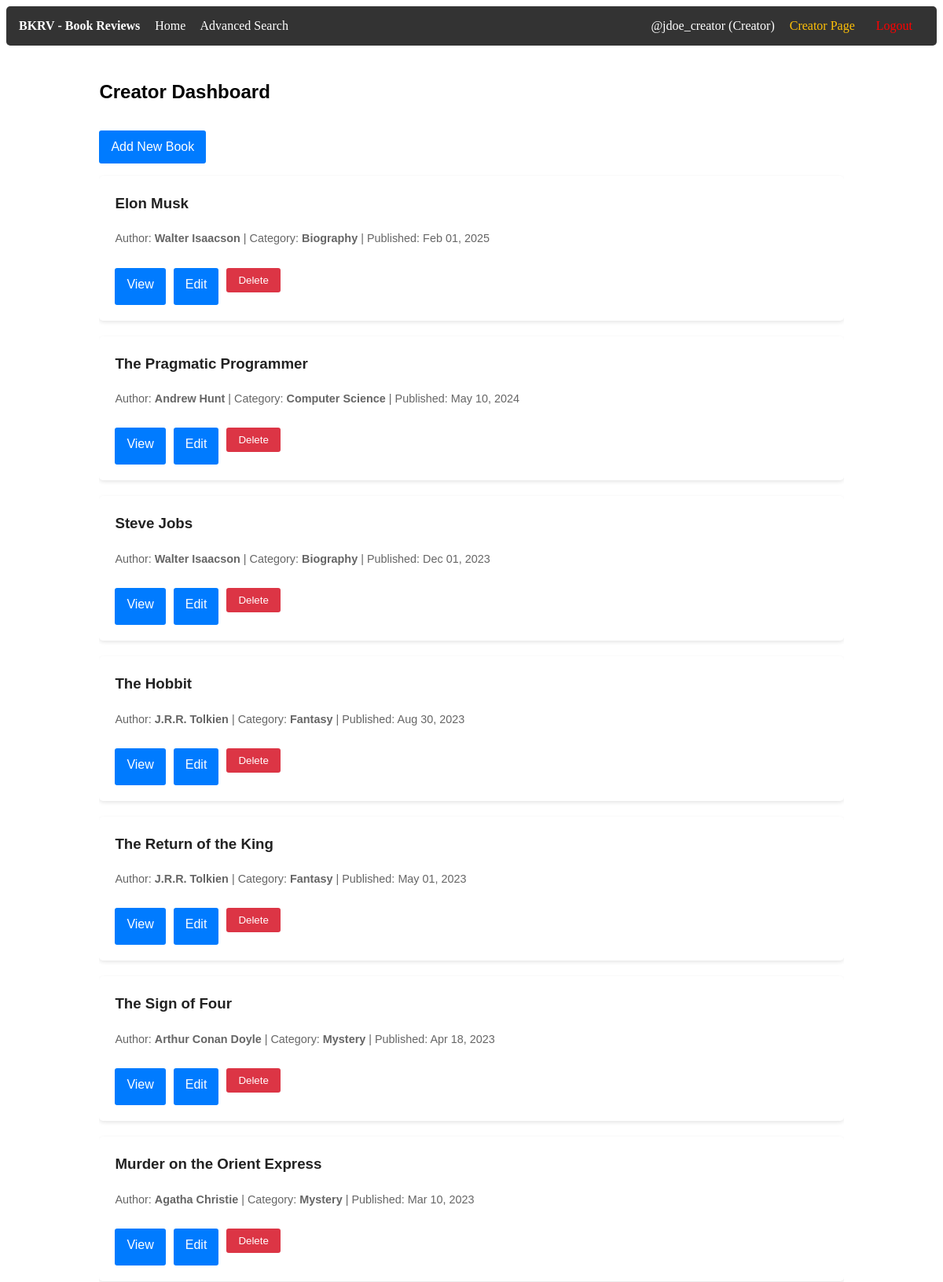
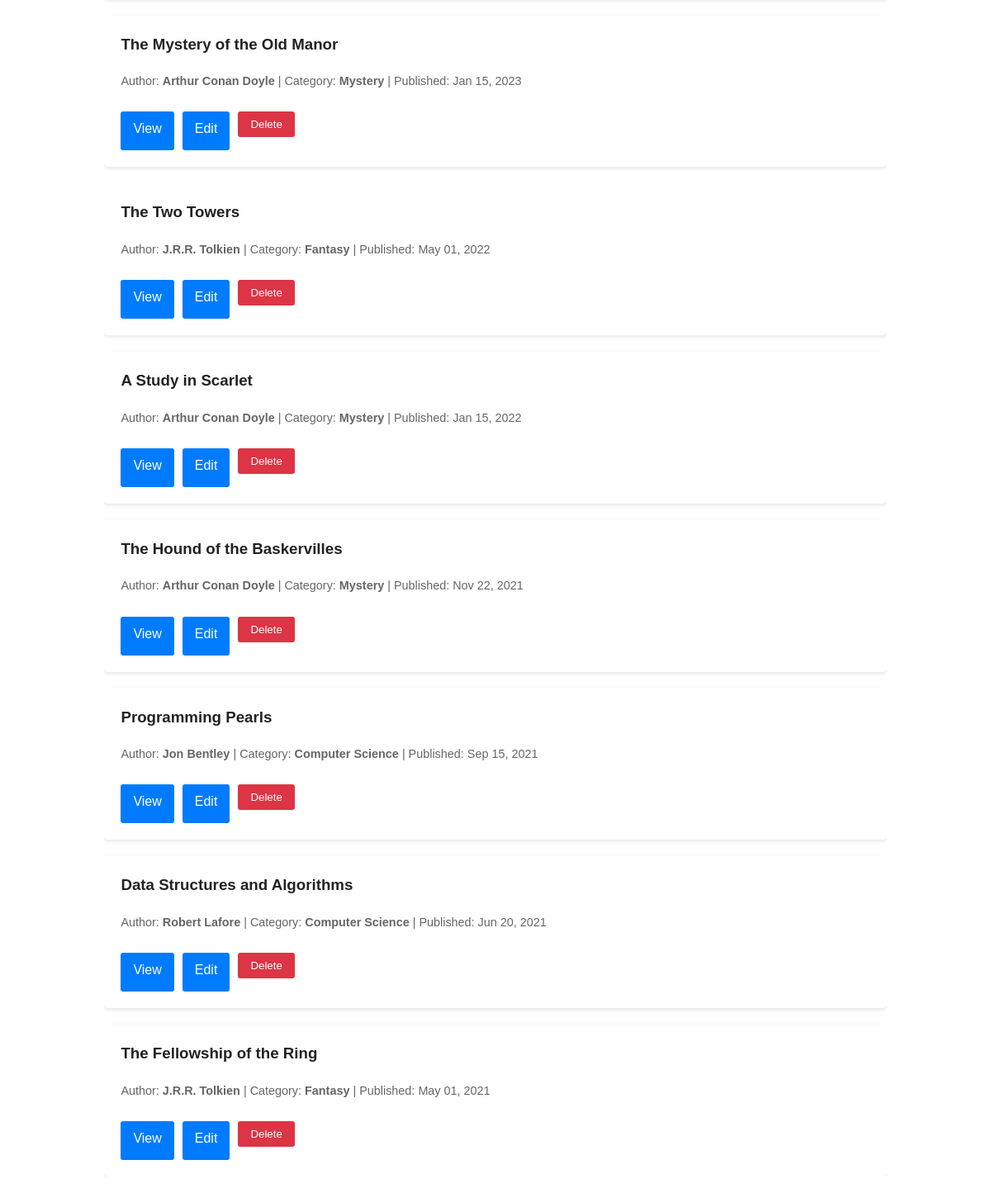
Screenshot of /NetBeansProject/CreatorPage.php (signed in) with the database file from the repository (2 pictures, top to bottom).
### tables this page shows
CREATE TABLE dbProj_books
(
    book_id INT AUTO_INCREMENT NOT NULL,

    creator_id INT NULL,

    title VARCHAR(255) NOT NULL,
    author_name VARCHAR(255) NOT NULL,

    short_description VARCHAR(500) NOT NULL,

    category VARCHAR(100) NULL,

    image_url VARCHAR(255) NULL,
    media_url VARCHAR(255) NULL,

    publish_date DATETIME DEFAULT CURRENT_TIMESTAMP,

    created_at TIMESTAMP DEFAULT CURRENT_TIMESTAMP,
    updated_at TIMESTAMP DEFAULT CURRENT_TIMESTAMP
               ON UPDATE CURRENT_TIMESTAMP,

    PRIMARY KEY (book_id),

    INDEX idx_creator (creator_id),
    INDEX idx_author (author_name),
    INDEX idx_category (category),
    INDEX idx_publish_date (publish_date),

    FULLTEXT KEY fx_search_idx
    (
        title,
        author_name,
        short_description,
        category
    ),

    CONSTRAINT FK_dbProj_users_TO_dbProj_books
    FOREIGN KEY (creator_id)
    REFERENCES dbProj_users(user_id)
    ON DELETE SET NULL
    ON UPDATE CASCADE

);

### NetBeansProject/CreatorPage.php (the view, shortened to what this page needs)
<?php
include 'PageHeader.php';
$creator_id = $_SESSION['user_id'];
$query = "SELECT book_id, title, author_name, category, publish_date
          FROM dbProj_books
          WHERE creator_id = ?
          ORDER BY publish_date DESC";
$stmt = mysqli_prepare($conn, $query);
mysqli_stmt_bind_param($stmt, "i", $creator_id);
mysqli_stmt_execute($stmt);
$result = mysqli_stmt_get_result($stmt);
?>
<div class="hp-container">
    <h2>Creator Dashboard</h2>
    <p>
        <a href="AddBook.php" class="hp-view-more-btn">Add New Book</a>
    </p>
    <div class="hp-book-list">
        <?php if ($result && mysqli_num_rows($result) > 0): ?>
            <?php while ($row = mysqli_fetch_assoc($result)): ?>
                <div class="hp-book-card">
                    <div class="hp-book-details">
                        <h3 class="hp-book-title">
                            <?php echo htmlspecialchars($row['title']); ?>
                        </h3>
                        <div class="hp-meta-info">
                            Author:
                            <strong><?php echo htmlspecialchars($row['author_name']); ?></strong>
                            |
                            Category:
                            <strong><?php echo htmlspecialchars($row['category'] ?? 'Uncategorized'); ?></strong>
                            |
                            Published:
                            <?php echo date('M d, Y', strtotime($row['publish_date'])); ?>
                        </div>
                        <div style="margin-top: 15px; display:flex; gap:10px; flex-wrap:wrap;">
                            <a href="BookComments.php?id=<?php echo $row['book_id']; ?>" class="hp-view-more-btn">View</a>
                            <a href="EditBook.php?id=<?php echo $row['book_id']; ?>" class="hp-view-more-btn">Edit</a>
                            <form method="POST" style="display:inline;" onsubmit="return confirm('Are you sure you want to delete this book?');">
                                <button type="submit" class="hp-view-more-btn" style="background:#dc3545;border:none;cursor:pointer;">
                                    Delete
                                </button>
                            </form>
                        </div>
                    </div>
                </div>
            <?php endwhile; ?>
        <?php else: ?>
            <p>You have not uploaded any books yet.</p>
        <?php endif; ?>
    </div>
</div>

### NetBeansProject/MainStyles.css (style rules this page uses)
.hp-container { width: 80%; margin: 20px auto; overflow: hidden; font-family: Arial, sans-serif; line-height: 1.6; }
.hp-book-list { display: grid; grid-template-columns: 1fr; gap: 20px; }
.hp-book-card { background: #fff; padding: 20px; border-radius: 5px; box-shadow: 0 2px 5px rgba(0,0,0,0.1); display: flex; gap: 20px; }
.hp-book-details { flex: 1; }
.hp-book-title { margin-top: 0; color: #222; }
.hp-meta-info { font-size: 0.9rem; color: #666; margin-bottom: 10px; }
.hp-view-more-btn { display: inline-block; background: #007BFF; color: white; padding: 8px 15px; text-decoration: none; border-radius: 3px; margin-top: 10px; }

### rows the page displays
dbproj_books: title "Elon Musk", author_name "Walter Isaacson", category "Biography", publish_date "Feb 01, 2025"
dbproj_books: title "The Pragmatic Programmer", author_name "Andrew Hunt", category "Computer Science", publish_date "May 10, 2024"
dbproj_books: title "Steve Jobs", author_name "Walter Isaacson", category "Biography", publish_date "Dec 01, 2023"
dbproj_books: title "The Hobbit", author_name "J.R.R. Tolkien", category "Fantasy", publish_date "Aug 30, 2023"
dbproj_books: title "The Return of the King", author_name "J.R.R. Tolkien", category "Fantasy", publish_date "May 01, 2023"
dbproj_books: title "The Sign of Four", author_name "Arthur Conan Doyle", category "Mystery", publish_date "Apr 18, 2023"
dbproj_books: title "Murder on the Orient Express", author_name "Agatha Christie", category "Mystery", publish_date "Mar 10, 2023"
dbproj_books: title "The Mystery of the Old Manor", author_name "Arthur Conan Doyle", category "Mystery", publish_date "Jan 15, 2023"
dbproj_books: title "The Two Towers", author_name "J.R.R. Tolkien", category "Fantasy", publish_date "May 01, 2022"
dbproj_books: title "A Study in Scarlet", author_name "Arthur Conan Doyle", category "Mystery", publish_date "Jan 15, 2022"
dbproj_books: title "The Hound of the Baskervilles", author_name "Arthur Conan Doyle", category "Mystery", publish_date "Nov 22, 2021"
dbproj_books: title "Programming Pearls", author_name "Jon Bentley", category "Computer Science", publish_date "Sep 15, 2021"
dbproj_books: title "Data Structures and Algorithms", author_name "Robert Lafore", category "Computer Science", publish_date "Jun 20, 2021"
dbproj_books: title "The Fellowship of the Ring", author_name "J.R.R. Tolkien", category "Fantasy", publish_date "May 01, 2021"

### other values shown
$_SESSION['username'] "jdoe_creator"
$_SESSION['user_role'] "Creator"
